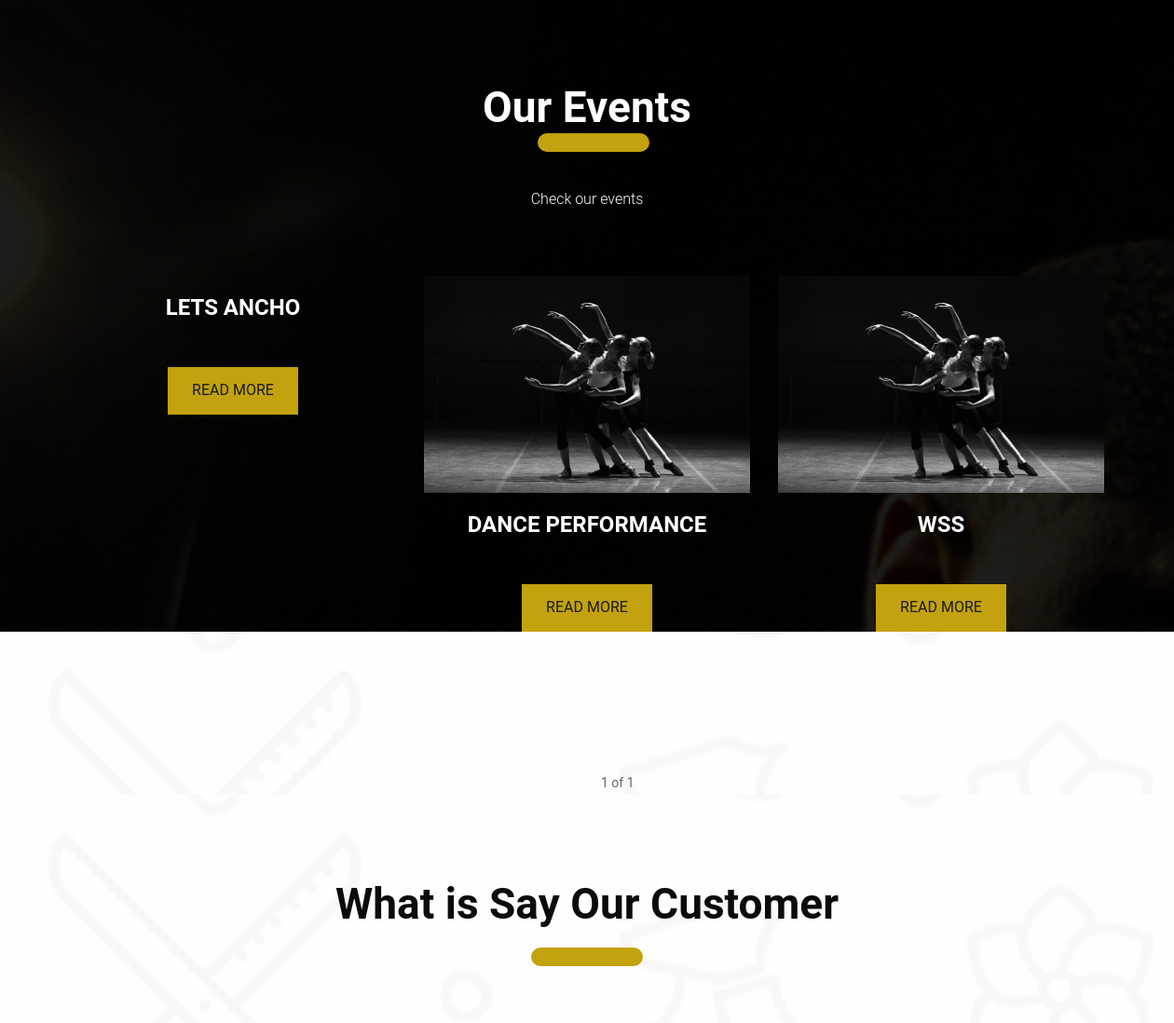
Before: /?page=2 (middle part) with the older database file.
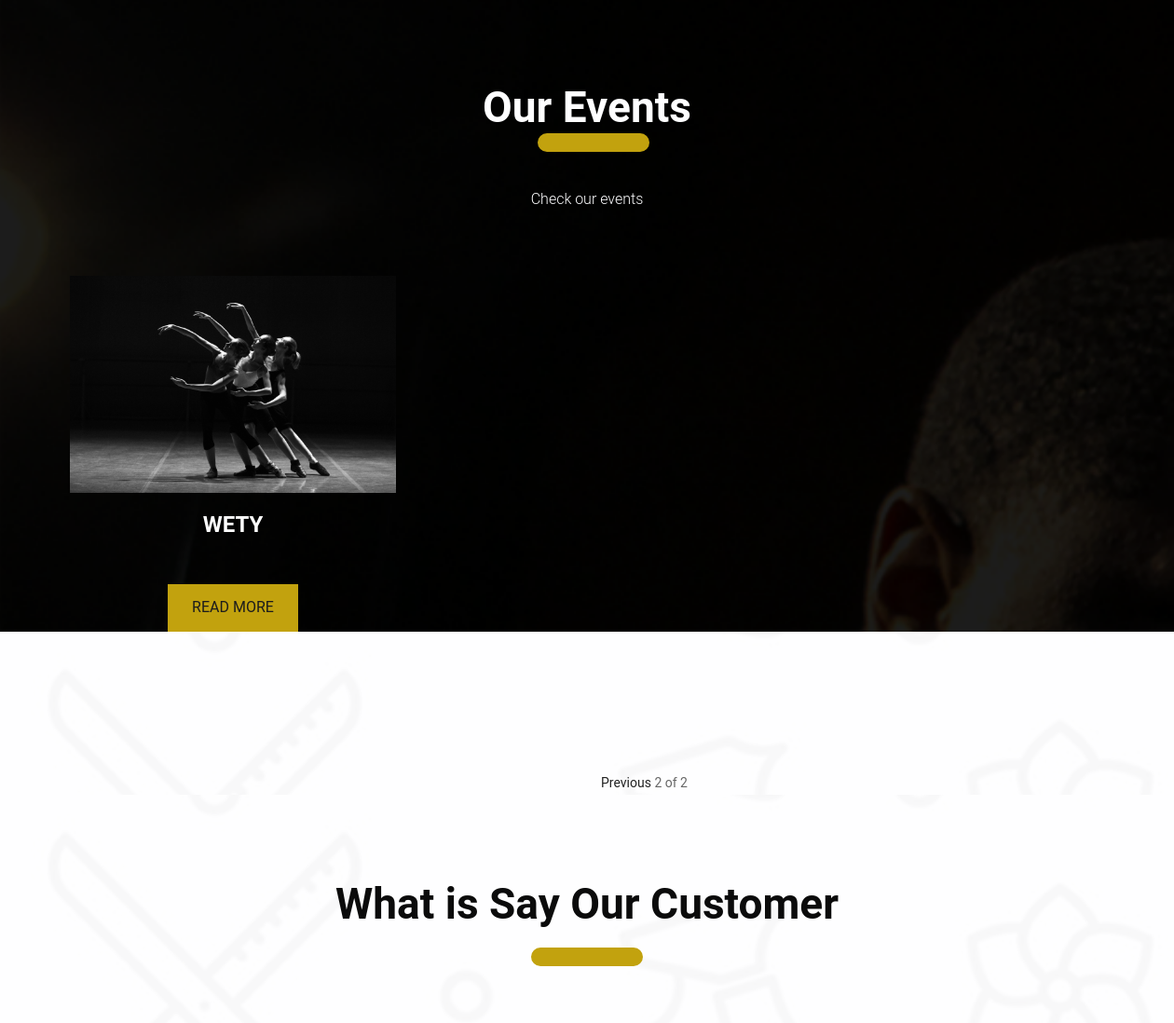
After: the same page with the newer database file.
### app/models.py (models this page shows, shortened)
class addevent(models.Model):
    event_name = models.CharField(max_length=100)
    event_description=models.TextField()
    event_coordinator = models.CharField(max_length=100)
    event_image = models.ImageField(upload_to='media/',blank=True, null=True,)
    event_location = models.CharField(max_length=100)
    event_start_date = models.DateTimeField(null=True)
    event_end_date = models.DateTimeField(null=True)
    event_review = models.CharField(max_length=200)

### app/views.py (the view)
# urls.py: path('',views.MytemplateView,name="MytemplateView"),
def MytemplateView(request):
    event_list = addevent.objects.all()
    p = Paginator(addevent.objects.all(),3)
    page = request.GET.get('page')
    events = p.get_page(page)
    context = {
        'all_events': addevent.objects.all(),
        'events': events
    }
    return render(request, "app/Home.html", context)

### app/templates/app/Home.html (shortened to what this page needs)
{% extends 'app/base.html'%}
{% load static %}
{% block body %}
<div class="service_section layout_padding">
  <div class="container">
    <h1 class="services_text">Our Events</h1>
    <p class="dolor_text"> Check our events </p>
    <div class="service_section_2">
      <div class="row">
        {% for event in events %}
        <div class="col-sm-4">
          {% if event.event_image %}
          <img src="{{ event.event_image.url }}" class="img-responsive" alt="" />
          {% endif %}
          <h1 class="classic_text">{{event.event_name}}</h1>
          <div class="read_bt_main">
            <div class="read_bt"><a href="{% url 'detailedview' event.id %}">Read More</a></div>
          </div>
        </div>
        {% endfor %}
      </div>
    </div>
  </div>
  <div class="discount_section layout_padding">
    <div class="container">
      <div class="row">
        <div class="col" style="margin-left: 50%;">
          {% if events.has_previous %}
          <a href="?page={{ events.previous_page_number }}">Previous</a>
          {% endif %}
          {{events.number}} of {{events.paginator.num_pages}}
        </div>
      </div>
    </div>
  </div>
  <div class="client_section layout_padding">
    <h1 class="client_taital">What is Say Our Customer</h1>
    <div class="container">
      <div id="main_slider" class="carousel slide" data-ride="carousel">
      </div>
    </div>
  </div>
</div>
{% endblock body %}

Changed rows visible on the page:
removed addevent: event_name "LETS ANCHO"
no longer on this page (row unchanged): addevent: event_image (picture), event_name "DANCE PERFORMANCE"
no longer on this page (row unchanged): addevent: event_image (picture), event_name "WSS"
added addevent: event_image (picture), event_name "WETY"
Other visible differences:
{{ events.number }}: "1" → "2"
{{ events.paginator.num_pages }}: "1" → "2"
text now shown: "Previous"
